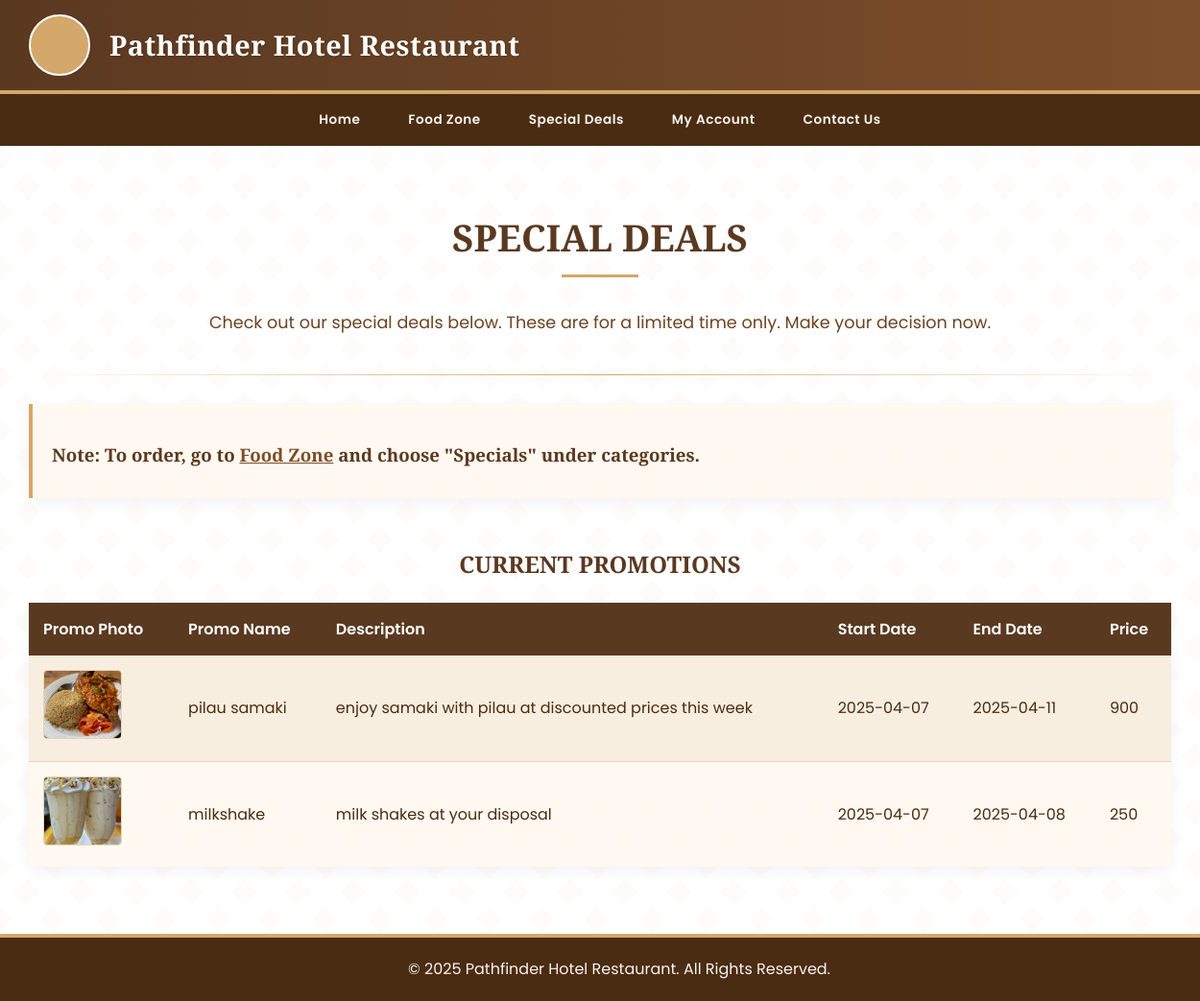
The page /specialdeals.php on the database its author committed.
### tables this page shows
CREATE TABLE `specials` (
  `special_id` int(15) NOT NULL,
  `special_name` varchar(25) NOT NULL,
  `special_description` text NOT NULL,
  `special_price` float NOT NULL,
  `special_start_date` date NOT NULL,
  `special_end_date` date NOT NULL,
  `special_photo` text NOT NULL
);

### specialdeals.php (the view, shortened to what this page needs)
<?php
$conn = mysqli_connect(DB_HOST, DB_USER, DB_PASSWORD,DB_DATABASE);
$result=mysqli_query($conn,"SELECT * FROM specials")
or die("There are no records to display ... \n" . mysqli_error());
$flag_1 = 1;
$currencies=mysqli_query($conn,"SELECT * FROM currencies WHERE flag='$flag_1'")
or die("A problem has occurred ... \n" . "Our team is working on it ... \n" . "Please check back later.");
?>
<!DOCTYPE HTML>
<html>
<head>
<link rel="stylesheet" href="https://cdnjs.cloudflare.com/ajax/libs/font-awesome/6.0.0/css/all.min.css">
</head>
<body>
<div id="page">
  <div id="header">
    <div id="logo"><a href="index.php" class="blockLink"></a></div>
    <div id="company_name"><?php echo APP_NAME ?> Restaurant</div>
  </div>
  <div id="menu">
    <ul id="mainMenu">
      <li><a href="member-index.php">Home</a></li>
      <li><a href="foodzone.php">Food Zone</a></li>
      <li><a href="specialdeals.php">Special Deals</a></li>
      <li><a href="member-index.php">My Account</a></li>
      <li><a href="contactus.php">Contact Us</a></li>
    </ul>
  </div>
  <div class="main-content">
    <div class="page-header">
      <h1>SPECIAL DEALS</h1>
      <p>Check out our special deals below. These are for a limited time only. Make your decision now.</p>
    </div>
    <hr class="divider">
    <div class="note-box">
      <h3>Note: To order, go to <a href="foodzone.php">Food Zone</a> and choose "Specials" under categories.</h3>
    </div>
    <table class="promotions-table">
      <caption>CURRENT PROMOTIONS</caption>
      <tr>
        <th>Promo Photo</th>
        <th>Promo Name</th>
        <th>Description</th>
        <th>Start Date</th>
        <th>End Date</th>
        <th>Price</th>
      </tr>
      <?php
        $symbol=mysqli_fetch_assoc($currencies);
        while ($row=mysqli_fetch_assoc($result)){
          echo "<tr>";
          echo '<td><a href="images/'. $row['special_photo']. '" target="_blank"><img src="images/'. $row['special_photo']. '" class="promo-photo" alt="Promo Image"></a></td>';
          echo "<td>" . $row['special_name']."</td>";
          echo "<td>" . $row['special_description']."</td>";
          echo "<td>" . $row['special_start_date']."</td>";
          echo "<td>" . $row['special_end_date']."</td>";
          echo "<td>" . $symbol['currency_symbol']. "" . $row['special_price']."</td>";
          echo "</tr>";
        }
      ?>
    </table>
  </div>
  <div id="footer">
    &copy; <?php echo date("Y"); ?> <?php echo APP_NAME ?> Restaurant. All Rights Reserved.
  </div>
</div>
</body>
</html>

### specialdeals.php (style rules this page uses)
html, body { height: 100%; margin: 0; padding: 0; font-family: 'Poppins', sans-serif; background-color: #f8f3ed; color: #4a2c12; line-height: 1.6; }
body { display: flex; flex-direction: column; }
#page { flex: 1 0 auto; width: 100%; margin: 0 auto; background-color: #fff; display: flex; flex-direction: column; min-height: 100vh; }
#header { background: linear-gradient(to right, #5a3921, #7d4e2a); padding: 15px 30px; display: flex; align-items: center; border-bottom: 4px solid #d4a76a; position: relative; }
#logo { width: 60px; height: 60px; background-color: #d4a76a; border-radius: 50%; display: flex; align-items: center; justify-content: center; border: 2px solid #fff; box-shadow: 0 0 0 2px #5a3921; margin-right: 20px; flex-shrink: 0; transition: transform 0.3s ease; }
#company_name { color: #fff; font-size: 1.8em; font-weight: 700; font-family: 'Playfair Display', serif; text-shadow: 1px 1px 3px rgba(0,0,0,0.2); letter-spacing: 0.5px; flex-grow: 1; }
#menu { background-color: #4a2c12; padding: 0; position: relative; }
#menu ul { list-style: none; margin: 0; padding: 0; display: flex; justify-content: center; flex-wrap: wrap; }
#menu li { margin: 0; }
#menu a { display: block; color: #f8f3ed; text-decoration: none; padding: 16px 25px; font-weight: 600; transition: all 0.3s ease; font-size: 0.85em; letter-spacing: 0.5px; position: relative; }
#menu a:after { content: ''; position: absolute; bottom: 0; left: 50%; width: 0; height: 3px; background: #d4a76a; transition: all 0.3s ease; transform: translateX(-50%); }
.main-content { padding: 40px 30px; flex: 1; }
.page-header { text-align: center; margin-bottom: 40px; }
.page-header h1 { color: #5a3921; font-size: 2.4em; margin-bottom: 15px; font-family: 'Playfair Display', serif; font-weight: 700; position: relative; display: inline-block; padding-bottom: 10px; }
.page-header h1:after { content: ''; position: absolute; bottom: 0; left: 50%; transform: translateX(-50%); width: 80px; height: 3px; background: #d4a76a; }
.page-header p { color: #6b4423; font-size: 1.1em; }
.divider { border: 0; height: 1px; background: linear-gradient(to right, transparent, #d4a76a, transparent); margin: 30px 0; }
.note-box { background-color: rgba(255, 249, 240, 0.9); border-left: 4px solid #d4a76a; padding: 20px; margin: 30px 0; border-radius: 0 6px 6px 0; box-shadow: 0 5px 15px rgba(0,0,0,0.05); }
.note-box h3 { color: #5a3921; font-family: 'Playfair Display', serif; margin-bottom: 10px; }
.note-box a { color: #7d4e2a; font-weight: 600; transition: all 0.3s ease; }
.promotions-table { width: 100%; border-collapse: separate; border-spacing: 0; margin: 30px 0; background-color: rgba(255, 249, 240, 0.9); box-shadow: 0 5px 15px rgba(0,0,0,0.05); border-radius: 6px; overflow: hidden; }
.promotions-table caption { text-align: center; padding: 20px; font-family: 'Playfair Display', serif; font-size: 1.5em; color: #5a3921; font-weight: 700; caption-side: top; }
.promotions-table th { background-color: #5a3921; color: #fff; padding: 15px; text-align: left; font-weight: 600; }
.promotions-table td { padding: 15px; border-bottom: 1px solid #e8d5b5; vertical-align: middle; }
.promotions-table tr:last-child td { border-bottom: none; }
.promotions-table tr:nth-child(even) { background-color: rgba(232, 213, 181, 0.3); }
.promo-photo { width: 80px; height: 70px; object-fit: cover; border-radius: 4px; border: 1px solid #e8d5b5; transition: transform 0.3s ease; }
#footer { background-color: #4a2c12; color: #f8f3ed; padding: 20px; text-align: center; border-top: 4px solid #d4a76a; flex-shrink: 0; width: 100%; }

### rows shown on the page
specials: special_photo (picture), special_name "pilau samaki", special_description "enjoy samaki with pilau at discounted prices this week", special_start_date "2025-04-07", special_end_date "2025-04-11", special_price "900"
specials: special_photo (picture), special_name "milkshake", special_description "milk shakes at your disposal", special_start_date "2025-04-07", special_end_date "2025-04-08", special_price "250"

### other values the page prints
APP_NAME "Pathfinder Hotel"
